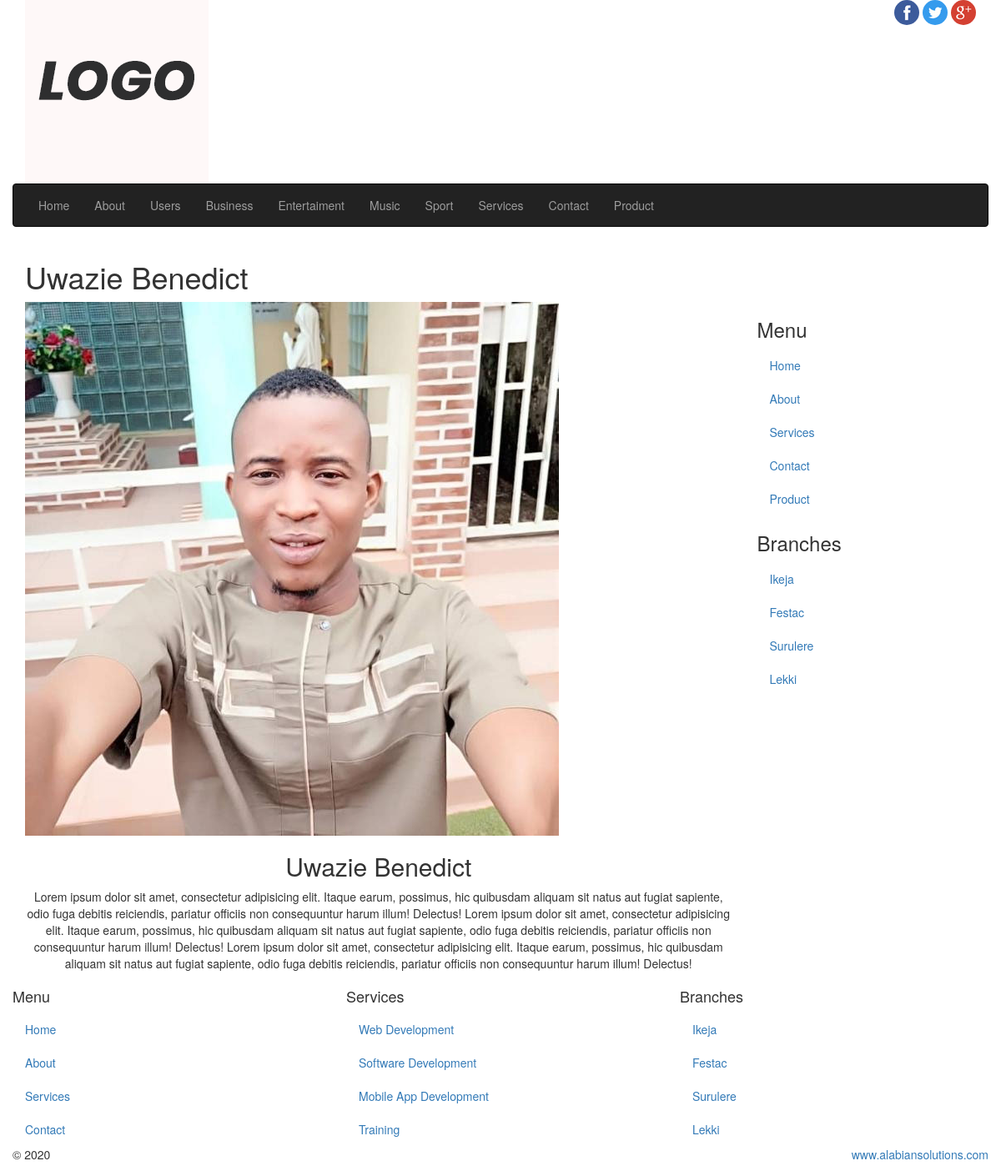
The page /frontend/about-detail/1 on the database its author committed.
### classwork_app/models.py (models this page shows, shortened)
class Category(models.Model):
    cat_name = models.CharField(max_length=100, verbose_name='Category Name')
    desc = models.TextField(blank=True, null=True, verbose_name='Description')

class About(models.Model):
    abt_title = models.CharField(max_length=150)
    profile = models.FileField(blank=True, null=True, upload_to='uploads/')
    description = models.TextField(blank=True)

### classwork_app/views.py (the view)
# urls.py: path('about-detail/<int:abt_id>', views.about_detail, name='about_detail'),
def about_detail(request, abt_id):
    try:
        detail = About.objects.get(id=abt_id)
    except About.DoesNotExist:
        raise Http404('Model or page does not exist')
    return render(request, 'classwork_app/detail.html', {'dt':detail})

### classwork_app/custom_processor.py (called while the page is built)
def footer_date(request):
    footer_time = datetime.now()
    context = {'site_date':footer_time}
    return context

def menu_cat(request):
    category = Category.objects.all()
    kwargs = {'cat':category}
    return kwargs

### classwork_app/templates/classwork_app/detail.html (shortened to what this page needs)
{% extends 'classwork_app/base.html' %}
{% load static %}
{% block content %}
<section id="sectionTitle">
  <div class="pageTitle">
    <h1>{{ dt.abt_title }}</h1>
  </div>
</section>
<section id="content">
  <div class="row">
    <div class="col-sm-9 text-center" id="detailContent">
      {% if dt %}
        <div class="contain-img">
          <div class="img-div">
              <img src="{{ dt.profile.url }}" class="img-responsive">
          </div>
        </div>
        <div class="detail-content">
          <h2>{{ dt.abt_title }}</h2>
          <p>
           {{ dt.description }}
          </p>
        </div>
        {% endif %}
    </div>
    {% include 'classwork_app/sidebar.html' %}
  </div>
</section>
{% endblock %}

### classwork_app/templates/classwork_app/base.html (shortened to what this page needs)
{% load static %}
<!DOCTYPE html>
<html lang="en">
  <head>
    <link href="{% static 'classwork_app/css/bootstrap.min.css' %}" rel="stylesheet">
    <link href="{% static 'classwork_app/css/font-awesome.min.css' %}" rel="stylesheet">
    <link href="{% static 'classwork_app/css/style.css' %}" rel="stylesheet">
  </head>
  <body>
    <div class="container">
      <header id="siteLogo">
        <div class="row">
          <div class="col-sm-3">
            <a href="index.html">
              <img src="{% static 'classwork_app/images/logo.png' %}">
            </a>
          </div>
          <div class="col-sm-9">
            <span class="social-logo pull-right">
              <a href="#">
                <img src="{% static 'classwork_app/images/fb.png' %}" class="img-circle">
              </a>
              <a href="#">
                <img src="{% static 'classwork_app/images/tw.png' %}" class="img-circle">
              </a><a href="#">
                <img src="{% static 'classwork_app/images/gp.png' %}" class="img-circle">
              </a>
            </span>
          </div>
        </div>
      </header>
      <section id="siteMenu">
        <div class="row">
          <nav class="navbar navbar-inverse">
            <div class="collapse navbar-collapse" id="mainNav">
                {% url 'index' as home %}
                {% url 'classwork_app:about' as about %}
                {% url 'classwork_app:users' as us %}
                {% url 'classwork_app:service' as service %}
              <ul class="nav navbar-nav">
                <li {% if request.path == home %} class='active' {% endif %}><a href="{% url 'index' %}">Home</a></li>
                <li {% if request.path == about %} class='active' {% endif %}><a href="{% url 'classwork_app:about' %}">About</a></li>
                <li {% if request.path == us %} class='active' {% endif %}><a href="{% url 'classwork_app:users' %}">Users</a></li>
                {% if cat %}
                  {% for c in cat %}
                  <li><a href="{% url 'classwork_app:post_list' c.id %}">{{ c.cat_name }}</a></li>
                  {% endfor %}
                {% endif %}
                <li {% if request.path == service %} class='active' {% endif %}><a href="{% url 'classwork_app:service' %}">Services</a></li>
                <li><a href="contact.html">Contact</a></li>
                <li><a href="#">Product</a></li>
              </ul>
            </div>
          </nav>
        </div>
      </section>
      {% block content %}
      {% endblock %}
    </div>
    <footer class="container-fluid" id="siteFooter">
      <div class="row">
        <div class="col-sm-4">
          <h4>Menu</h4>
          <ul class="nav">
            <li><a href="#">Home</a></li>
            <li><a href="#">About</a></li>
            <li><a href="#">Services</a></li>
            <li><a href="#">Contact</a></li>
          </ul>
        </div>
        <div class="col-sm-4">
          <h4>Services</h4>
          <ul class="nav">
            <li><a href="#">Web Development</a></li>
            <li><a href="#">Software Development</a></li>
            <li><a href="#">Mobile App Development</a></li>
            <li><a href="#">Training</a></li>
          </ul>
        </div>
        <div class="col-sm-4">
          <h4>Branches</h4>
          <ul class="nav">
            <li><a href="#">Ikeja</a></li>
            <li><a href="#">Festac</a></li>
            <li><a href="#">Surulere</a></li>
            <li><a href="#">Lekki</a></li>
          </ul>
        </div>
      </div>
      <div class="row">
        <div class="col-md-3">
          <p>&copy; {{ site_date| date:'Y'}}</p>
        </div>
        <div class="col-md-9">
          <p class="copy pull-right">
            <a href="#" target="_blank">www.alabiansolutions.com</a>
          </p>
        </div>
      </div>
    </footer>
  </body>
</html>

### rows shown on the page
Category: cat_name "Business"
Category: cat_name "Entertaiment"
Category: cat_name "Music"
Category: cat_name "Sport"
About: abt_title "Uwazie Benedict", profile (picture), description "Lorem ipsum dolor sit amet, consectetur adipisicing elit. Itaque earum, possimus, hic quibusdam aliquam sit natus aut fugiat sapiente, odio fuga debitis reiciendis, pariatur officiis non consequuntur harum illum! Delectus! Lorem ipsum dolor sit amet, consectetur adipisicing elit. Itaque earum, possimus, hic quibusdam aliquam sit natus aut fugiat sapiente, odio fuga debitis reiciendis, pariatur officiis non consequuntur harum illum! Delectus! Lorem ipsum dolor sit amet, consectetur adipisicing elit. Itaque earum, possimus, hic quibusdam aliquam sit natus aut fugiat sapiente, odio fuga debitis reiciendis, pariatur officiis non consequuntur harum illum! Delectus!"
